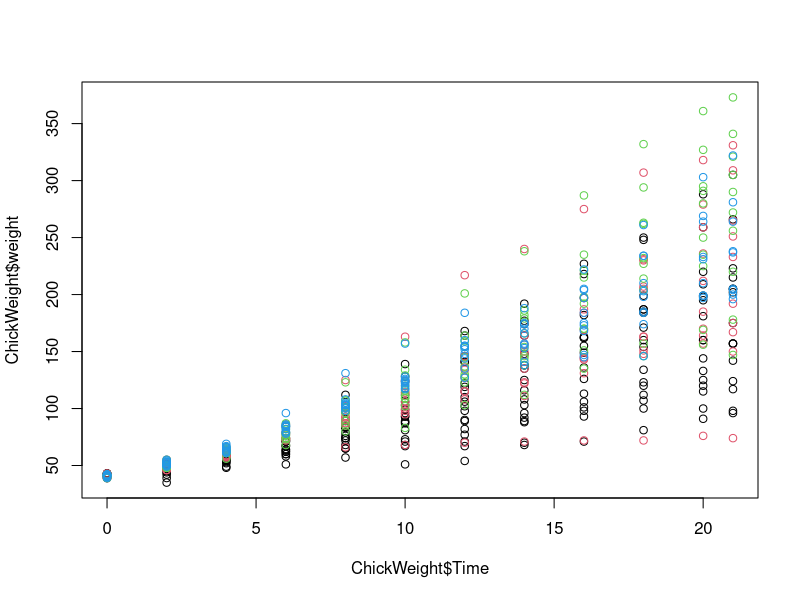
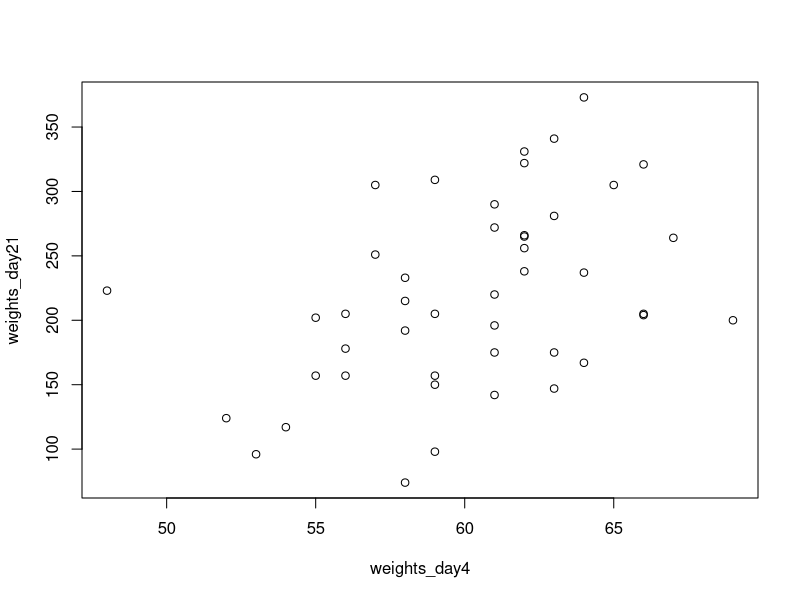

The R source for these figures, in order:
### week 4 Median, MAD, and Spearman Correlation exercises

# load data of chick weights over 21 days for 4 different protein diets
data(ChickWeight)
head(ChickWeight)

plot(ChickWeight$Time, ChickWeight$weight, col=ChickWeight$Diet)

# use reshape to change view of the data from a 'long' format with repeated values for individuals in seperate rows 
# to 'wide' format with all values of an individual within a single row 
chick <- reshape(ChickWeight, idvar = c("Chick", "Diet"), timevar = "Time", direction = "wide")
head(chick)

# remove any row that has a missing observation "NA"
chick <- na.omit(chick)

#ex0
weights_day4 <- chick[,"weight.4"]
weights_day4_with_outlier <- c(weights_day4,3000)

avg_day4 <- mean(weights_day4)
avg_day4_with_outlier <- mean(weights_day4_with_outlier)
cat(sprintf("mean of data without outlier measurement %.2f",avg_day4))
cat(sprintf("mean of data with outlier measurement %.2f",avg_day4_with_outlier))

ratio1 <- avg_day4_with_outlier/avg_day4
ratio1

#ex1
weights_day4 <- chick[,"weight.4"]
weights_day4_with_outlier <- c(weights_day4,3000)

avg_day4 <- mean(weights_day4)
avg_day4_with_outlier <- mean(weights_day4_with_outlier)
cat(sprintf("\nmean of data without outlier measurement %.2f \n",avg_day4))
cat(sprintf("\nmean of data with outlier measurement %.2f \n",avg_day4_with_outlier))

mean_ratio <- avg_day4_with_outlier/avg_day4
mean_ratio

#ex2
median_day4 <- median(weights_day4)
median_day4_with_outlier <- median(weights_day4_with_outlier)
cat(sprintf("\nmedian of data without outlier measurement %.2f \n",median_day4))
cat(sprintf("\nmedian of data with outlier measurement %.2f \n",median_day4_with_outlier))

median_ratio <- median_day4_with_outlier/median_day4
median_ratio

#ex3
sd_day4 <- sd(weights_day4)
sd_day4_with_outlier <- sd(weights_day4_with_outlier)
cat(sprintf("\nstandard deviation of data without outlier measurement %.2f \n",sd_day4))
cat(sprintf("\nstandard deviation of data with outlier measurement %.2f \n",sd_day4_with_outlier))

sd_ratio <- sd_day4_with_outlier/sd_day4
sd_ratio

#ex4
mad_day4 <- mad(weights_day4)
mad_day4_with_outlier <- mad(weights_day4_with_outlier)
cat(sprintf("\nmean absolute deviation of data without outlier measurement %.2f \n",mad_day4))
cat(sprintf("\nmean absolute deviation of data with outlier measurement %.2f \n",mad_day4_with_outlier))

mad_ratio <- mad_day4_with_outlier/mad_day4
mad_ratio

#ex5
weights_day4 <- chick[,"weight.4"]
weights_day21 <- chick[,"weight.21"]
plot(weights_day4,weights_day21)

weights_day4_with_outlier <- c(weights_day4,3000)
weights_day21_with_outlier <- c(weights_day21,3000)

corr <- cor(weights_day4,weights_day21)
corr_with_outlier <- cor(weights_day4_with_outlier,weights_day21_with_outlier)
corr_ratio <- corr_with_outlier/corr
corr_ratio